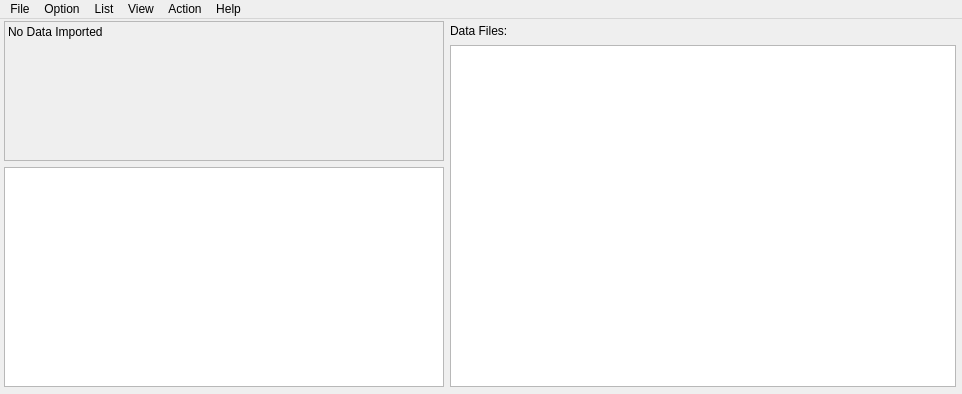
<?xml version="1.0" encoding="UTF-8"?>
<!--
  mbnavadjust.ui - the navigation adjustment main window (port of MB-System's mbnavadjust,
  mbnavadjust.uil / mbnavadjust_creation.c, CreatemainWindow). Loaded at RUNTIME by
  deps/src/mbnavadjust/mbnavadjust_window.cpp (QUiLoader). The objectNames are the Motif widget
  names; the callbacks (mbnavadjust_callbacks.c) reach every one by name, so rename one and the
  tool refuses to open, naming the missing widget.
  Absolute geometry from the Motif form, no layouts: the list and the message text follow the
  window's size from code, as the Motif form's attachments made them follow it.
-->
<ui version="4.0">
 <class>MbNavAdjustWindow</class>
 <widget class="QMainWindow" name="MbNavAdjustWindow">
  <property name="geometry">
   <rect><x>0</x><y>0</y><width>962</width><height>394</height></rect>
  </property>
  <property name="windowTitle">
   <string>MBnavadjust - Interactive Navigation Adjustment</string>
  </property>
  <widget class="QWidget" name="form_mbnavadjust">
   <widget class="QLabel" name="label_status">
    <property name="geometry"><rect><x>4</x><y>2</y><width>440</width><height>140</height></rect></property>
    <property name="text"><string>No Data Imported</string></property>
    <property name="alignment"><set>Qt::AlignLeft|Qt::AlignTop</set></property>
    <property name="frameShape"><enum>QFrame::StyledPanel</enum></property>
    <property name="textInteractionFlags"><set>Qt::TextSelectableByMouse</set></property>
   </widget>
   <widget class="QPlainTextEdit" name="text_messages">
    <property name="geometry"><rect><x>4</x><y>148</y><width>440</width><height>220</height></rect></property>
    <property name="readOnly"><bool>true</bool></property>
    <property name="lineWrapMode"><enum>QPlainTextEdit::NoWrap</enum></property>
    <property name="toolTip"><string>What MBnavadjust has done, with who and when (also in the project's log)</string></property>
   </widget>
   <widget class="QLabel" name="label_listdata">
    <property name="geometry"><rect><x>450</x><y>2</y><width>490</width><height>20</height></rect></property>
    <property name="text"><string>Data Files:</string></property>
   </widget>
   <widget class="QListWidget" name="list_data">
    <property name="geometry"><rect><x>450</x><y>26</y><width>506</width><height>342</height></rect></property>
    <property name="toolTip"><string>Select an item: the List menu chooses what is listed, the View menu which of them</string></property>
    <property name="selectionMode"><enum>QAbstractItemView::SingleSelection</enum></property>
    <property name="uniformItemSizes"><bool>true</bool></property>
    <property name="horizontalScrollBarPolicy"><enum>Qt::ScrollBarAsNeeded</enum></property>
   </widget>
  </widget>
  <widget class="QMenuBar" name="menuBar_mbnavadjust">
   <widget class="QMenu" name="pulldownMenu_file">
    <property name="title"><string>File</string></property>
    <property name="toolTipsVisible"><bool>true</bool></property>
    <addaction name="pushButton_new"/>
    <addaction name="pushButton_open"/>
    <addaction name="pushButton_close"/>
    <addaction name="separator"/>
    <addaction name="pushButton_importdata"/>
    <addaction name="pushButton_importsurvey"/>
    <addaction name="pushButton_importreference"/>
    <addaction name="separator"/>
    <addaction name="pushButton_quit"/>
   </widget>
   <widget class="QMenu" name="pulldownMenu_option">
    <property name="title"><string>Option</string></property>
    <property name="toolTipsVisible"><bool>true</bool></property>
    <addaction name="pushButton_controls"/>
   </widget>
   <widget class="QMenu" name="pulldownMenu_list">
    <property name="title"><string>List</string></property>
    <property name="toolTipsVisible"><bool>true</bool></property>
    <addaction name="pushButton_showreferencegrids"/>
    <addaction name="separator"/>
    <addaction name="pushButton_showsections"/>
    <addaction name="pushButton_showglobalties"/>
    <addaction name="pushButton_showglobaltiessorted"/>
    <addaction name="separator"/>
    <addaction name="pushButton_showdata"/>
    <addaction name="pushButton_showsurveys"/>
    <addaction name="pushButton_showblocks"/>
    <addaction name="separator"/>
    <addaction name="pushButton_showcrossings"/>
    <addaction name="pushButton_showmediocrecrossings"/>
    <addaction name="pushButton_showgoodcrossings"/>
    <addaction name="pushButton_showbettercrossings"/>
    <addaction name="pushButton_showtruecrossings"/>
    <addaction name="pushButton_showcrossingties"/>
    <addaction name="pushButton_showcrossingtiessortedall"/>
    <addaction name="pushButton_showcrossingtiessortedbad"/>
    <addaction name="pushButton_showcrossingtiessortedworst"/>
   </widget>
   <widget class="QMenu" name="pulldownMenu_view">
    <property name="title"><string>View</string></property>
    <property name="toolTipsVisible"><bool>true</bool></property>
    <addaction name="toggleButton_showallsurveys"/>
    <addaction name="toggleButton_showselectedsurvey"/>
    <addaction name="toggleButton_showselectedblock"/>
    <addaction name="toggleButton_showselectedfile"/>
    <addaction name="toggleButton_showwithselectedsurvey"/>
    <addaction name="toggleButton_showwithselectedfile"/>
    <addaction name="toggleButton_showselectedsection"/>
    <addaction name="separator"/>
    <addaction name="pushButton_visualize"/>
    <addaction name="pushButton_showmodelplot"/>
   </widget>
   <widget class="QMenu" name="pulldownMenu_action">
    <property name="title"><string>Action</string></property>
    <property name="toolTipsVisible"><bool>true</bool></property>
    <addaction name="pushButton_poornav"/>
    <addaction name="pushButton_goodnav"/>
    <addaction name="pushButton_fixednav"/>
    <addaction name="pushButton_fixedxynav"/>
    <addaction name="pushButton_fixedznav"/>
    <addaction name="pushButton_tie_xy"/>
    <addaction name="pushButton_tie_z"/>
    <addaction name="pushButton_tie_xyz"/>
    <addaction name="pushButton_tie_unfixed"/>
    <addaction name="pushButton_tie_fixed"/>
    <addaction name="separator"/>
    <addaction name="pushButton_autopick"/>
    <addaction name="pushButton_autopickhorizontal"/>
    <addaction name="pushButton_autosetsvsvertical"/>
    <addaction name="separator"/>
    <addaction name="pushButton_newcrossings"/>
    <addaction name="separator"/>
    <addaction name="pushButton_analyzecrossings"/>
    <addaction name="separator"/>
    <addaction name="pushButton_zerozoffsets"/>
    <addaction name="pushButton_unsetskipped"/>
    <addaction name="separator"/>
    <addaction name="pushButton_invertnav"/>
    <addaction name="pushButton_updategrids"/>
    <addaction name="pushButton_applynav"/>
   </widget>
   <widget class="QMenu" name="pulldownMenu_about">
    <property name="title"><string>Help</string></property>
    <addaction name="actionHelp"/>
    <addaction name="pushButton_about"/>
   </widget>
   <addaction name="pulldownMenu_file"/>
   <addaction name="pulldownMenu_option"/>
   <addaction name="pulldownMenu_list"/>
   <addaction name="pulldownMenu_view"/>
   <addaction name="pulldownMenu_action"/>
   <addaction name="pulldownMenu_about"/>
  </widget>
  <action name="pushButton_new">
   <property name="text"><string>New...</string></property>
   <property name="toolTip"><string>Create a new project (a .nvh file and its data folder)</string></property>
  </action>
  <action name="pushButton_open">
   <property name="text"><string>Open...</string></property>
   <property name="toolTip"><string>Open an existing project (.nvh)</string></property>
  </action>
  <action name="pushButton_close">
   <property name="text"><string>Close</string></property>
   <property name="toolTip"><string>Close the project, saving outstanding changes</string></property>
  </action>
  <action name="pushButton_importdata">
   <property name="text"><string>Import Swath Data...</string></property>
   <property name="toolTip"><string>Add swath files (or a datalist) to the project, each survey of its own</string></property>
  </action>
  <action name="pushButton_importsurvey">
   <property name="text"><string>Import Swath Data as Single Survey...</string></property>
   <property name="toolTip"><string>Add swath files (or a datalist) to the project as one survey</string></property>
  </action>
  <action name="pushButton_importreference">
   <property name="text"><string>Import Reference Grid...</string></property>
   <property name="toolTip"><string>Add a topography grid the sections can be tied to (global ties)</string></property>
  </action>
  <action name="pushButton_quit">
   <property name="text"><string>Quit</string></property>
  </action>
  <action name="pushButton_controls">
   <property name="text"><string>Controls...</string></property>
   <property name="toolTip"><string>Section size, contouring, inversion smoothing, z offset width, use of the model</string></property>
  </action>
  <action name="pushButton_showreferencegrids">
   <property name="text"><string>Show Reference Grids</string></property>
  </action>
  <action name="pushButton_showsections">
   <property name="text"><string>Show Data File Sections</string></property>
  </action>
  <action name="pushButton_showglobalties">
   <property name="text"><string>Show Global Ties</string></property>
  </action>
  <action name="pushButton_showglobaltiessorted">
   <property name="text"><string>Show Global Ties Sorted</string></property>
  </action>
  <action name="pushButton_showdata">
   <property name="text"><string>Show Data Files</string></property>
  </action>
  <action name="pushButton_showsurveys">
   <property name="text"><string>Show Surveys</string></property>
  </action>
  <action name="pushButton_showblocks">
   <property name="text"><string>Show Survey-vs-Survey Blocks</string></property>
  </action>
  <action name="pushButton_showcrossings">
   <property name="text"><string>Show All Crossings</string></property>
  </action>
  <action name="pushButton_showmediocrecrossings">
   <property name="text"><string>Show &gt;10% Overlap Crossings</string></property>
  </action>
  <action name="pushButton_showgoodcrossings">
   <property name="text"><string>Show &gt;25% Overlap Crossings</string></property>
  </action>
  <action name="pushButton_showbettercrossings">
   <property name="text"><string>Show &gt;50% Overlap Crossings</string></property>
  </action>
  <action name="pushButton_showtruecrossings">
   <property name="text"><string>Show True Crossings</string></property>
  </action>
  <action name="pushButton_showcrossingties">
   <property name="text"><string>Show Crossing Ties</string></property>
  </action>
  <action name="pushButton_showcrossingtiessortedall">
   <property name="text"><string>Show All Crossing Ties Sorted</string></property>
  </action>
  <action name="pushButton_showcrossingtiessortedbad">
   <property name="text"><string>Show Crossing Ties Sorted (5% Worst Misfit)</string></property>
  </action>
  <action name="pushButton_showcrossingtiessortedworst">
   <property name="text"><string>Show Crossing Ties Sorted (1% Worst Misfit)</string></property>
  </action>
  <action name="toggleButton_showallsurveys">
   <property name="checkable"><bool>true</bool></property>
   <property name="text"><string>Show All Surveys</string></property>
  </action>
  <action name="toggleButton_showselectedsurvey">
   <property name="checkable"><bool>true</bool></property>
   <property name="text"><string>Show Only Selected Survey</string></property>
  </action>
  <action name="toggleButton_showselectedblock">
   <property name="checkable"><bool>true</bool></property>
   <property name="text"><string>Show Only Selected Survey-vs-Survey Block</string></property>
  </action>
  <action name="toggleButton_showselectedfile">
   <property name="checkable"><bool>true</bool></property>
   <property name="text"><string>Show Only Selected File</string></property>
  </action>
  <action name="toggleButton_showwithselectedsurvey">
   <property name="checkable"><bool>true</bool></property>
   <property name="text"><string>Show Only With Selected Survey</string></property>
  </action>
  <action name="toggleButton_showwithselectedfile">
   <property name="checkable"><bool>true</bool></property>
   <property name="text"><string>Show Only With Selected File</string></property>
  </action>
  <action name="toggleButton_showselectedsection">
   <property name="checkable"><bool>true</bool></property>
   <property name="text"><string>Show Only With Selected Section</string></property>
  </action>
  <action name="pushButton_visualize">
   <property name="text"><string>Visualize Survey</string></property>
   <property name="toolTip"><string>Show the project's adjusted topography grid in a viewer window, with the sections' navigation and the ties</string></property>
  </action>
  <action name="pushButton_showmodelplot">
   <property name="text"><string>Show Modelplot</string></property>
   <property name="toolTip"><string>Plot the navigation adjustment model and the tie offsets</string></property>
  </action>
  <action name="pushButton_poornav">
   <property name="text"><string>Set File Poor Navigation</string></property>
  </action>
  <action name="pushButton_goodnav">
   <property name="text"><string>Set File Good Navigation</string></property>
  </action>
  <action name="pushButton_fixednav">
   <property name="text"><string>Set File Fixed Navigation</string></property>
  </action>
  <action name="pushButton_fixedxynav">
   <property name="text"><string>Set File Fixed XY Navigation</string></property>
  </action>
  <action name="pushButton_fixedznav">
   <property name="text"><string>Set File Fixed Z Navigation</string></property>
  </action>
  <action name="pushButton_tie_xy">
   <property name="text"><string>Set tie to XY only</string></property>
  </action>
  <action name="pushButton_tie_z">
   <property name="text"><string>Set tie to Z only</string></property>
  </action>
  <action name="pushButton_tie_xyz">
   <property name="text"><string>Set tie to full XYZ</string></property>
  </action>
  <action name="pushButton_tie_unfixed">
   <property name="text"><string>Set tie unfixed</string></property>
  </action>
  <action name="pushButton_tie_fixed">
   <property name="text"><string>Set tie fixed</string></property>
  </action>
  <action name="pushButton_autopick">
   <property name="text"><string>Auto-Pick Offsets</string></property>
   <property name="toolTip"><string>Correlate every unset crossing listed and set its offset</string></property>
  </action>
  <action name="pushButton_autopickhorizontal">
   <property name="text"><string>Auto-Pick Horizontal Offsets</string></property>
  </action>
  <action name="pushButton_autosetsvsvertical">
   <property name="text"><string>Auto-Set Survey-vs-Survey Vertical Offsets</string></property>
  </action>
  <action name="pushButton_newcrossings">
   <property name="text"><string>Check For New Crossings</string></property>
  </action>
  <action name="pushButton_analyzecrossings">
   <property name="text"><string>Analyze Crossings</string></property>
  </action>
  <action name="pushButton_zerozoffsets">
   <property name="text"><string>Zero All Z Offsets</string></property>
  </action>
  <action name="pushButton_unsetskipped">
   <property name="text"><string>Unset Skipped Crossings in List</string></property>
  </action>
  <action name="pushButton_invertnav">
   <property name="text"><string>Invert Navigation</string></property>
   <property name="toolTip"><string>Solve for the navigation adjustment that best fits the ties</string></property>
  </action>
  <action name="pushButton_updategrids">
   <property name="text"><string>Update Grids</string></property>
   <property name="toolTip"><string>Apply the adjustment to the project's sections and grid them again (mbprocess, mbgrid)</string></property>
  </action>
  <action name="pushButton_applynav">
   <property name="text"><string>Apply Adjusted Navigation</string></property>
   <property name="toolTip"><string>Write the adjusted navigation of every file and set it in the file's mbprocess parameters</string></property>
  </action>
  <action name="actionHelp">
   <property name="text"><string>How to use MBnavadjust</string></property>
   <property name="shortcut"><string>F1</string></property>
  </action>
  <action name="pushButton_about">
   <property name="text"><string>About MBnavadjust</string></property>
  </action>
 </widget>
 <resources/>
 <connections/>
</ui>
